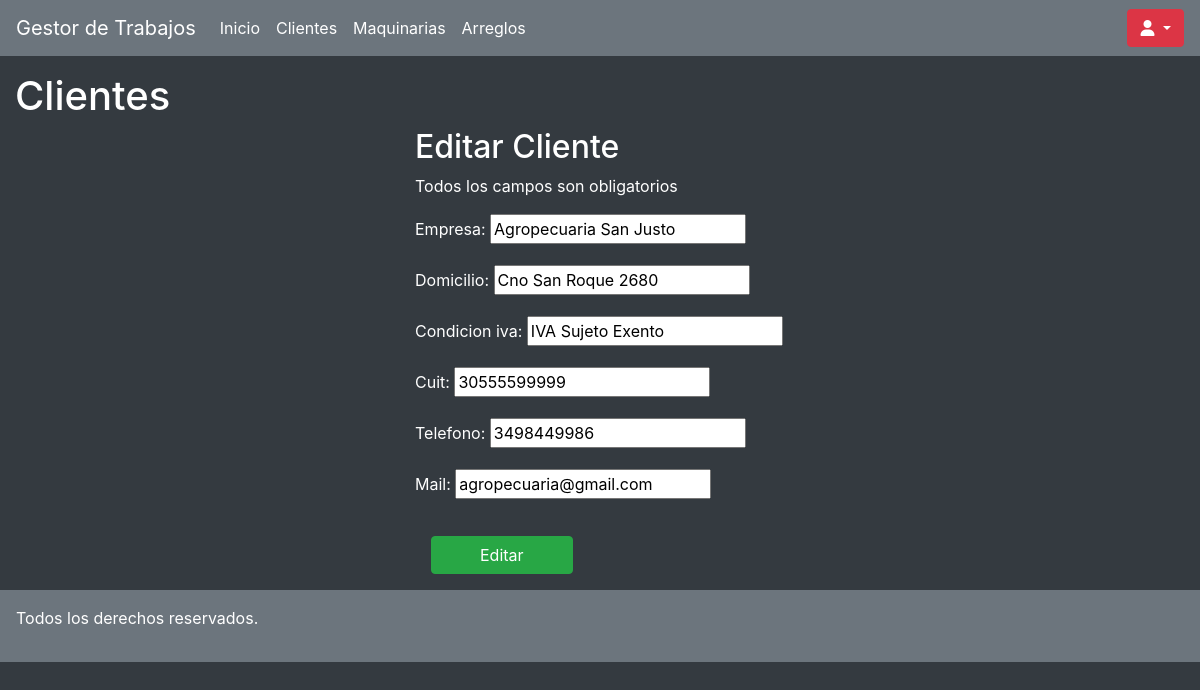
The app's page /clientes/client-edit/18/ (signed in), older data.
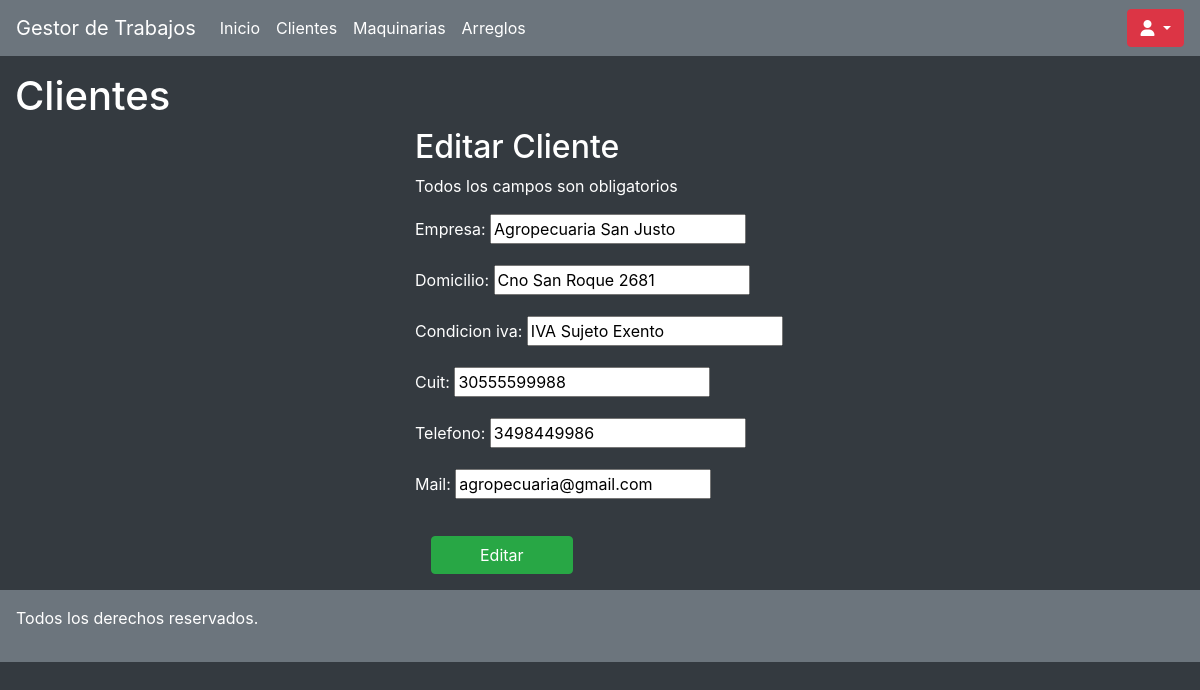
The same page, newer data.
### clientes/models.py (models this page shows, shortened)
class Clientes(models.Model):
    empresa = models.CharField(max_length=50,null=True,blank=True)
    condicion_iva = models.CharField(max_length=30)
    telefono = models.IntegerField(null=True,blank=True)
    domicilio = models.CharField(max_length=100)
    mail = models.EmailField(null=True,blank=True)
    cuit = models.IntegerField()

### clientes/views.py (the view)
# urls.py: path('client-edit/<pk>/', Client_edit.as_view(), name="edit"),
class Client_edit(LoginRequiredMixin,UpdateView):
    model = Clientes
    success_url = "/clientes/listado/"
    fields = ['id','empresa','domicilio','condicion_iva','cuit','telefono','mail']
    template_name="clientes_form.html"

### clientes/templates/clientes_form.html (shortened to what this page needs)
{% extends "./base.html" %}
{% block body%}
        <div class="col-12">
            <h1 class="mt-3 text-white">Clientes</h1>
        </div>
        <div class="col-md-4 offset-md-4 text-white">
            <h2>Editar Cliente</h2>
            <p class="warning">Todos los campos son obligatorios</p>
            <form method="POST" >
                {{form.as_p}}
                <button type="submit" class="btn btn-success aling-center px-5 m-3">Editar</button>
            </form>
        </div>
{%endblock%}

Row changes from the older to the newer data that the page shows:
changed Clientes "Agropecuaria San Justo": domicilio "Cno San Roque 2680" → "Cno San Roque 2681"; cuit "30555599999" → "30555599988"
